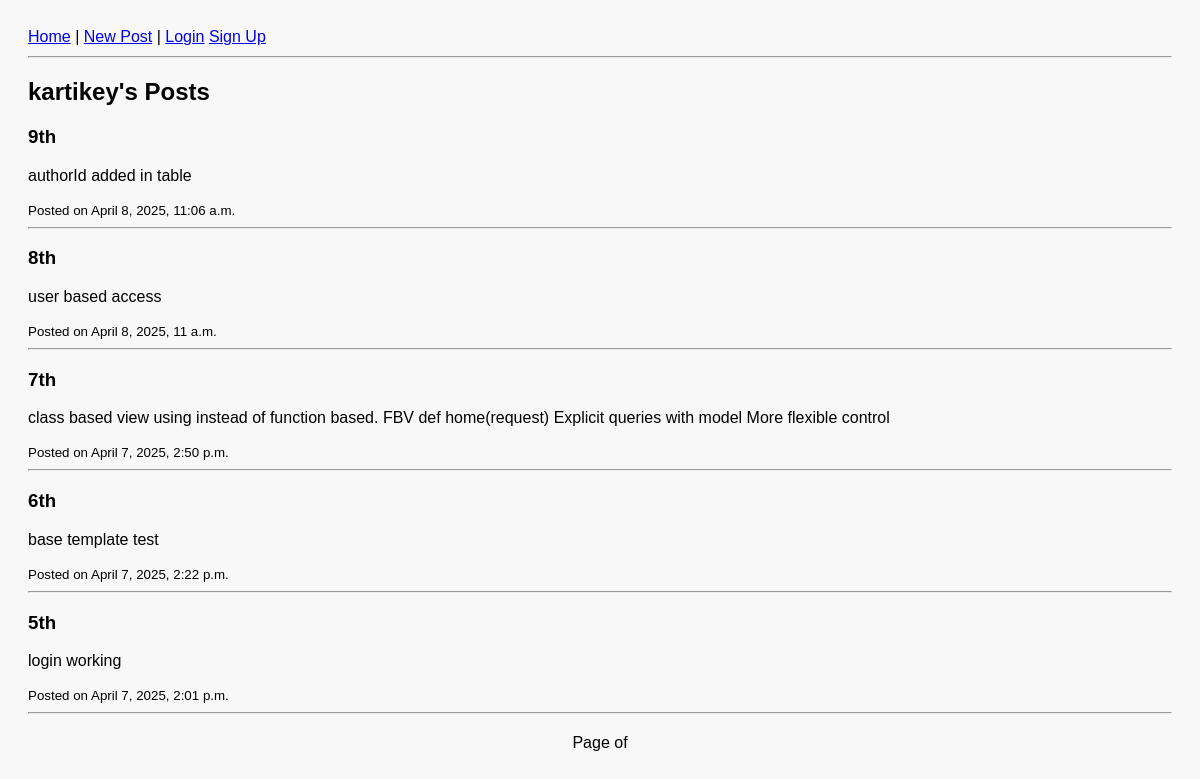
/profile/kartikey/, run on an earlier commit of the app's database.
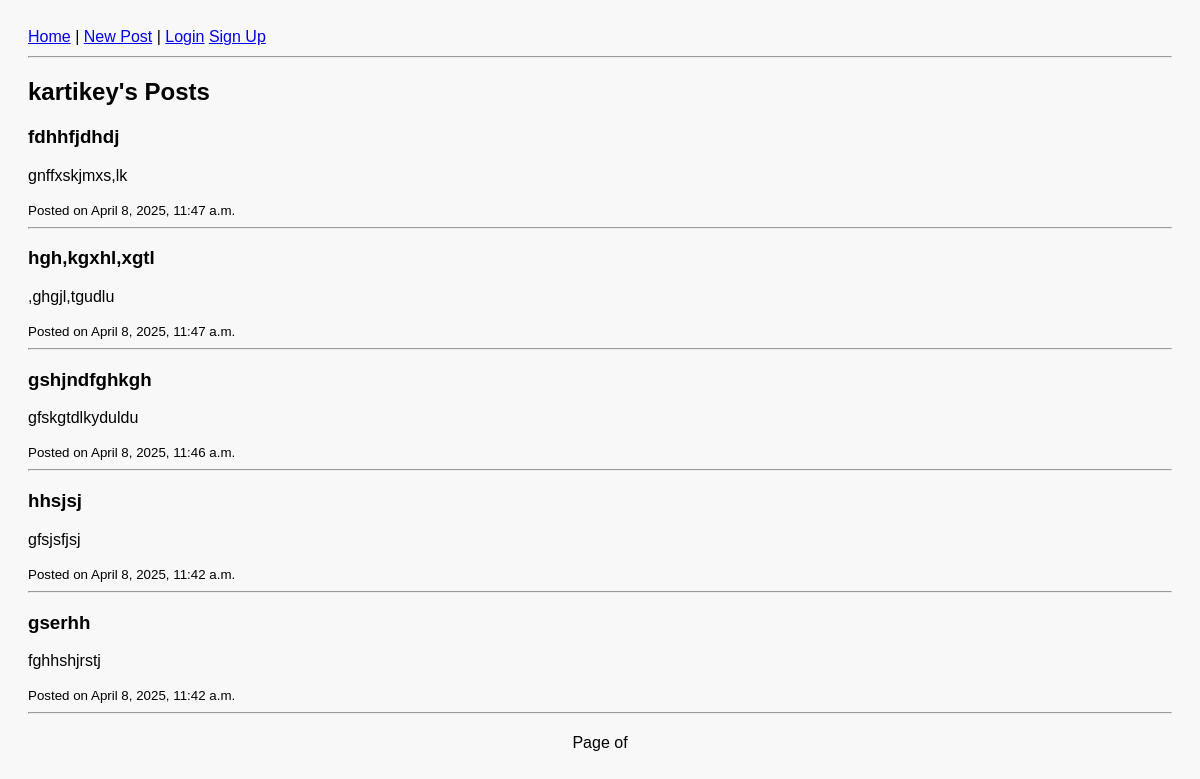
And on a later commit of the database.
### devapp/models.py (models this page shows, shortened)
class Post(models.Model):
    objects = None
    title = models.CharField(max_length=200)
    content = models.TextField()
    created_at = models.DateTimeField(auto_now_add=True)
    author = models.ForeignKey(User, on_delete=models.CASCADE)
    likes = models.ManyToManyField(User, related_name='liked_posts', blank=True)

### devapp/views.py (the view)
# urls.py: path('profile/<str:username>/', UserPostListView.as_view(), name='user_posts'),
class UserPostListView(ListView):
    model = Post
    template_name = 'devapp/user_posts.html'
    context_object_name = 'posts'
    paginate_by = 5
    def get_queryset(self):
        user = get_object_or_404(User, username=self.kwargs.get('username'))
        return Post.objects.filter(author=user).order_by('-created_at')
    def get_context_data(self, **kwargs):
        context = super().get_context_data(**kwargs)
        context['profile_user'] = get_object_or_404(User, username=self.kwargs.get('username'))
        return context

### devapp/templates/devapp/user_posts.html (shortened to what this page needs)
{% extends 'base.html' %}
{% block content %}
  <h2>{{ profile_user.username }}'s Posts</h2>
  {% for post in posts %}
    <div>
      <h3>{{ post.title }}</h3>
      <p>{{ post.content|truncatewords:20 }}</p>
      <small>Posted on {{ post.created_at }}</small>
    </div>
    <hr>
  {% empty %}
    <p>This user has not posted anything yet.</p>
  {% endfor %}
  <div class="pagination">
    <span>Page {{ posts.number }} of {{ posts.paginator.num_pages }}</span>
  </div>
{% endblock %}

What changed in the data, as far as the page shows it:
removed Post: title "9th", content "authorId added in table", created_at "April 8, 2025, 11:06 a.m."
removed Post: title "8th", content "user based access", created_at "April 8, 2025, 11 a.m."
no longer on this page (row unchanged): Post: title "7th", content "class based view using instead of function based. FBV def home(request) Explicit queries with model More flexible control", created_at "April 7, 2025, 2:50 p.m."
removed Post: title "6th", content "base template test", created_at "April 7, 2025, 2:22 p.m."
removed Post: title "5th", content "login working", created_at "April 7, 2025, 2:01 p.m."
added Post: title "fdhhfjdhdj", content "gnffxskjmxs,lk", created_at "April 8, 2025, 11:47 a.m."
added Post: title "hgh,kgxhl,xgtl", content ",ghgjl,tgudlu", created_at "April 8, 2025, 11:47 a.m."
added Post: title "gshjndfghkgh", content "gfskgtdlkyduldu", created_at "April 8, 2025, 11:46 a.m."
added Post: title "hhsjsj", content "gfsjsfjsj", created_at "April 8, 2025, 11:42 a.m."
added Post: title "gserhh", content "fghhshjrstj", created_at "April 8, 2025, 11:42 a.m."
